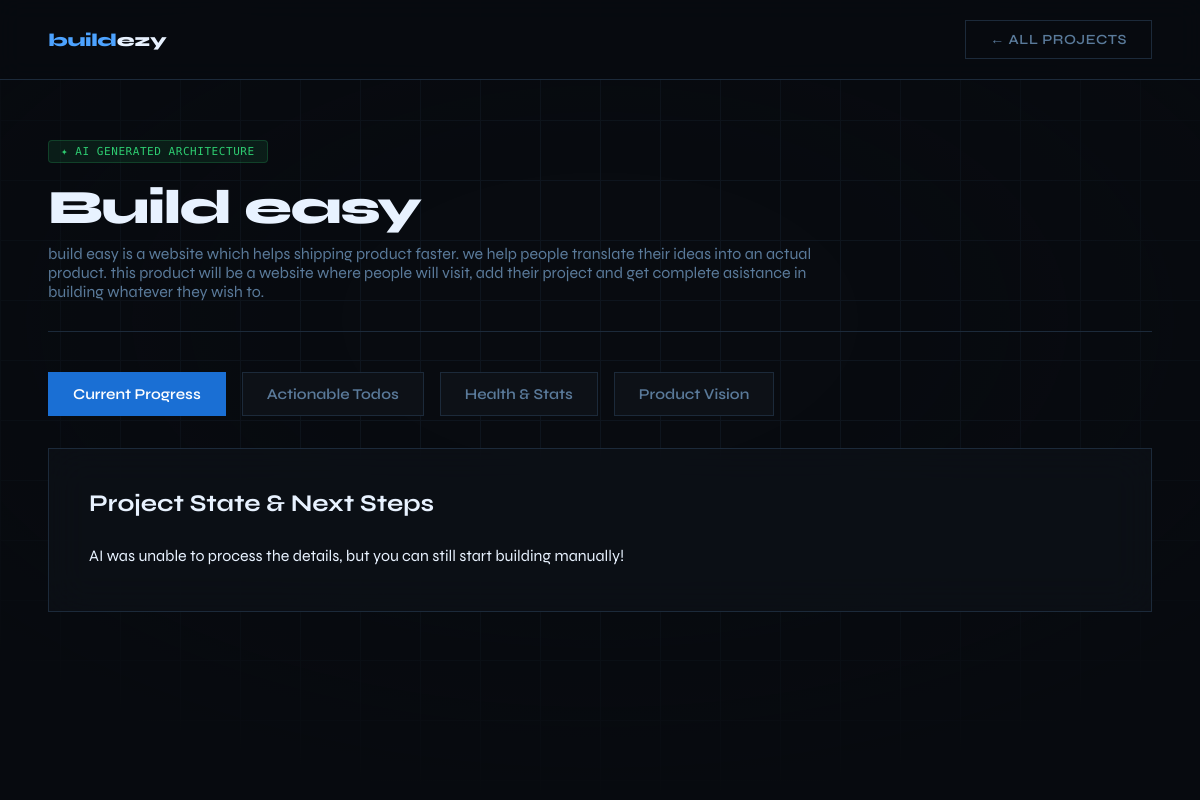
Screenshot of /dashboard/project/2/ (signed in) with the database file from the repository.
### dashboard/models.py (models this page shows, shortened)
class Project(models.Model):
    user = models.ForeignKey(User, on_delete=models.CASCADE)
    name = models.CharField(max_length=255)
    description = models.TextField()
    ai_todos = models.TextField(blank=True, null=True)     # JSON string array
    ai_progress = models.TextField(blank=True, null=True)  # Text summarizing progress
    ai_stats = models.TextField(blank=True, null=True)     # JSON string of stats (name, percentage)
    ai_vision = models.TextField(blank=True, null=True)    # Detailed text mapping vision
    created_at = models.DateTimeField(auto_now_add=True)

### dashboard/views.py (the view)
# urls.py: path('project/<int:project_id>/', views.project_detail_view, name='project_detail'),
@login_required
def project_detail_view(request, project_id):
    project = get_object_or_404(Project, id=project_id, user=request.user)
    todos = []
    stats = []
    try:
        if project.ai_todos:
            todos = json.loads(project.ai_todos)
        if project.ai_stats:
            stats = json.loads(project.ai_stats)
    except json.JSONDecodeError:
        pass
    context = {
        'project': project,
        'todos': todos,
        'stats': stats,
    }
    return render(request, 'dashboard/project_detail.html', context)

### dashboard/templates/dashboard/project_detail.html (shortened to what this page needs)
<!DOCTYPE html>
<html lang="en">
<head>
    {% load static %}
    <link rel="stylesheet" href="{% static 'dashboard/css/dashboard.css' %}">
</head>
<body>
<div class="grid-bg"></div>
<nav>
  <a href="{% url 'dashboard' %}" class="logo" style="text-decoration: none;">build<span>ezy</span></a>
  <div class="nav-links">
      <a href="{% url 'dashboard' %}" class="btn-ghost">← All Projects</a>
  </div>
</nav>
<main>
    <header class="project-detail-header">
        <div class="ai-badge">✦ AI Generated Architecture</div>
        <h1 class="dashboard-title">{{ project.name }}</h1>
        <p class="dashboard-subtitle" style="max-width: 800px;">{{ project.description }}</p>
    </header>
    <div class="tabs">
        <button class="tab-btn active" onclick="switchTab('progress')">Current Progress</button>
        <button class="tab-btn" onclick="switchTab('todos')">Actionable Todos</button>
        <button class="tab-btn" onclick="switchTab('stats')">Health & Stats</button>
        <button class="tab-btn" onclick="switchTab('vision')">Product Vision</button>
    </div>
    <div id="progress" class="tab-content active">
        <h2 style="margin-bottom: 24px;">Project State & Next Steps</h2>
        <div class="text-content">
            <p>{{ project.ai_progress }}</p>
        </div>
    </div>
</main>
</body>
</html>

### dashboard/static/dashboard/css/dashboard.css (style rules this page uses)
*, *::before, *::after { box-sizing: border-box; margin: 0; padding: 0; }
:root { --black: #080b10; --dark: #0d1117; --surface: #111820; --border: #1c2a3a; --blue: #1a6fd4; --blue-mid:#2282f0; --bright: #4da3ff; --pale: #a8d4ff; --text: #e8f2ff; --muted: #5a7a9a; --mono: 'DM Mono', monospace; }
body { background: var(--black); color: var(--text); font-family: 'Syne', sans-serif; min-height: 100vh; overflow-x: hidden; }
.grid-bg { position: fixed; inset: 0; background-image: linear-gradient(var(--border) 1px, transparent 1px), linear-gradient(90deg, var(--border) 1px, transparent 1px); background-size: 60px 60px; opacity: 0.35; pointer-events: none; z-index: -1; }
.grid-bg::after { content: ''; position: absolute; inset: 0; background: radial-gradient(ellipse 70% 60% at 50% 40%, transparent 30%, var(--black) 100%); }
nav { position: sticky; top: 0; z-index: 100; padding: 20px 48px; display: flex; align-items: center; justify-content: space-between; border-bottom: 1px solid var(--border); background: rgba(8,11,16,.85); backdrop-filter: blur(12px); }
.logo { font-size: 18px; font-weight: 800; letter-spacing: -.02em; color: var(--bright); text-decoration: none; }
.logo span { color: var(--text); }
.nav-links { display: flex; gap: 36px; list-style: none; align-items: center; }
.nav-links a, .user-greeting { color: var(--muted); text-decoration: none; font-size: 14px; font-weight: 600; letter-spacing: .04em; text-transform: uppercase; transition: color .2s; }
.btn-ghost { background: transparent; color: var(--text); border: 1px solid var(--border); padding: 10px 24px; font-size: 14px; font-family: 'Syne', sans-serif; font-weight: 700; cursor: pointer; text-decoration: none; transition: all 0.2s; }
main { padding: 60px 48px; max-width: 1200px; margin: 0 auto; position: relative; }
.dashboard-title { font-size: clamp(32px, 4vw, 48px); font-weight: 800; letter-spacing: -.03em; margin-bottom: 8px; }
.dashboard-subtitle { color: var(--muted); font-size: 16px; }

### dashboard/templates/dashboard/project_detail.html (style rules this page uses)
.project-detail-header { margin-bottom: 40px; padding-bottom: 30px; border-bottom: 1px solid var(--border); }
.ai-badge { display: inline-block; background: rgba(46, 204, 113, 0.1); color: #2ecc71; border: 1px solid rgba(46, 204, 113, 0.2); padding: 4px 12px; font-size: 11px; font-family: var(--mono); letter-spacing: .05em; text-transform: uppercase; border-radius: 4px; margin-bottom: 16px; }
.tabs { display: flex; gap: 16px; margin-bottom: 32px; overflow-x: auto; }
.tab-btn { background: var(--dark); border: 1px solid var(--border); color: var(--muted); padding: 12px 24px; font-family: 'Syne', sans-serif; font-size: 15px; font-weight: 600; cursor: pointer; transition: all .2s; white-space: nowrap; }
.tab-btn.active { background: var(--blue); color: #fff; border-color: var(--blue); }
.tab-content { display: none; background: rgba(13,17,23,.8); border: 1px solid var(--border); padding: 40px; backdrop-filter: blur(20px); animation: fadeIn .4s ease; }
.tab-content.active { display: block; }
.text-content { font-size: 16px; line-height: 1.8; color: var(--text); }

### rows the page displays
Project: name "Build easy", description "build easy is a website which helps shipping product faster. we help people translate their ideas into an actual product. this product will be a website where people will visit, add their project and get complete asistance in building whatever they wish to.", ai_progress "AI was unable to process the details, but you can still start building manually!"
